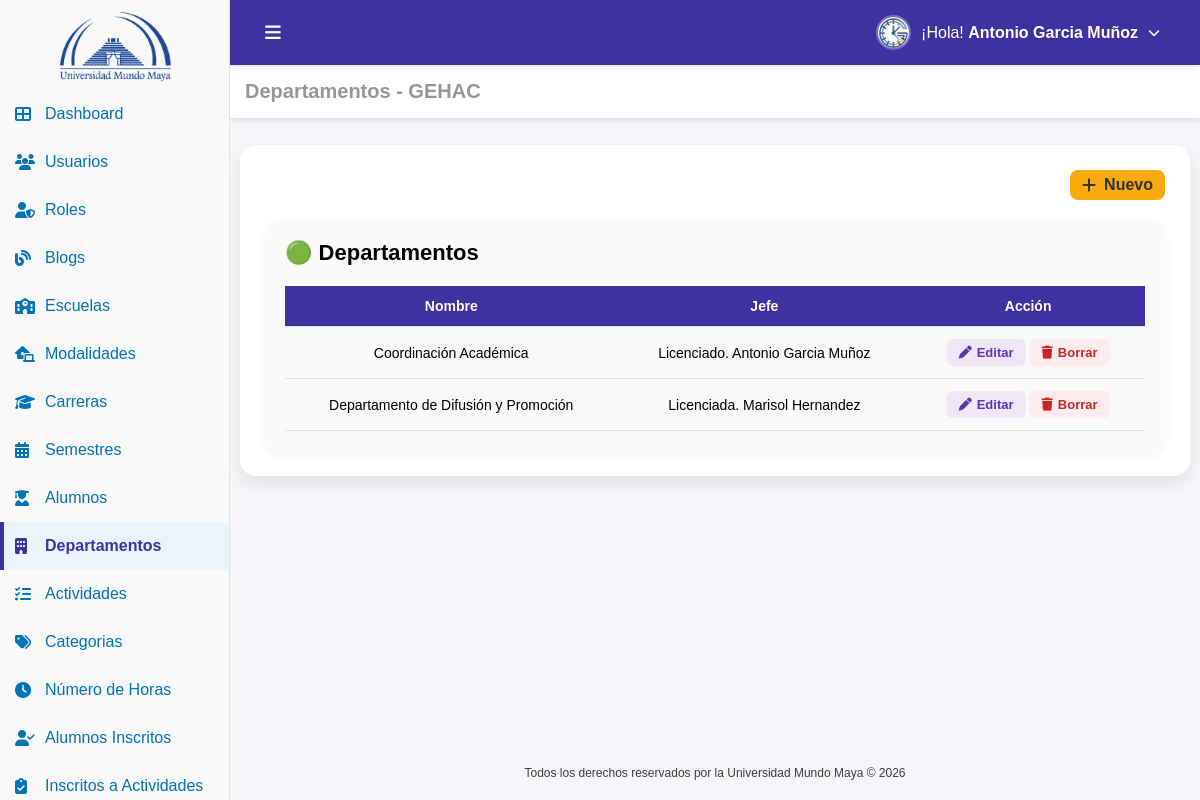
Screenshot of /departamentos.php (signed in) with the database file from the repository.
### tables this page shows
CREATE TABLE IF NOT EXISTS `usuario` (
  `id_usuario` int NOT NULL AUTO_INCREMENT,
  `nombre` varchar(100) NOT NULL,
  `nombre_s` varchar(100) DEFAULT NULL,
  `apellido_p` varchar(100) DEFAULT NULL,
  `apellido_m` varchar(100) DEFAULT NULL,
  `matricula` varchar(100) DEFAULT NULL,
  `estado` tinyint(1) NOT NULL DEFAULT '1',
  `correo` varchar(100) NOT NULL,
  `password` varchar(100) NOT NULL,
  `id_carrera` int DEFAULT NULL,
  `id_modalidad` int DEFAULT NULL,
  `id_rol` int DEFAULT NULL,
  `fecha_registro` datetime DEFAULT CURRENT_TIMESTAMP,
  PRIMARY KEY (`id_usuario`) USING BTREE,
  UNIQUE KEY `correo` (`correo`),
  KEY `fk_usuario_carrera` (`id_carrera`) USING BTREE,
  KEY `fk_usuario_modalidad` (`id_modalidad`) USING BTREE,
  KEY `fk_usuario_rol` (`id_rol`) USING BTREE,
  CONSTRAINT `fk_usuario_carrera` FOREIGN KEY (`id_carrera`) REFERENCES `carrera` (`id_carrera`),
  CONSTRAINT `fk_usuario_modalidad` FOREIGN KEY (`id_modalidad`) REFERENCES `modalidad` (`id_modalidad`),
  CONSTRAINT `fk_usuario_rol` FOREIGN KEY (`id_rol`) REFERENCES `rol` (`id_rol`)
);

CREATE TABLE IF NOT EXISTS `departamento` (
  `id_departamento` int NOT NULL AUTO_INCREMENT,
  `nombre` varchar(100) NOT NULL,
  `jefe` varchar(100) NOT NULL,
  `fecha_registro` datetime DEFAULT (now()),
  PRIMARY KEY (`id_departamento`)
);

### conf.php (called while the page is built, shortened)
<?php
function tiene_permiso($archivo_php, $accion = 'VER') {
    if (isset($_SESSION['permisos'][$archivo_php])) {
        return in_array($accion, $_SESSION['permisos'][$archivo_php]);
    }
    return false;
}

### auth.php (called while the page is built, shortened)
<?php
require_once('conf.php');
$id_usuario=$_SESSION['id_usuario'];
include('conexion.php');
$sql="
SELECT
u.nombre,
u.nombre_s,
u.apellido_p,
u.apellido_m,
u.correo,
u.id_rol,
u.id_carrera,
u.id_modalidad,
r.nombre AS rol
FROM usuario u
INNER JOIN rol r ON u.id_rol = r.id_rol
WHERE u.id_usuario=?
";
$stmt=$conn->prepare($sql);
$stmt->bind_param("i",$id_usuario);
$stmt->execute();
$result=$stmt->get_result();
if($result && $fila=$result->fetch_assoc()){
    $nombreCompleto=trim(
        $fila['nombre']." ".
        $fila['nombre_s']." ".
        $fila['apellido_p']." ".
        $fila['apellido_m']
    );
}else{
    $nombreCompleto="Usuario";
    $rol="Sin rol";
    $id_rol=0;
}
?>

### departamentos.php (the view, shortened to what this page needs)
<?php
include("auth.php");
include("conexion.php");
$sql = "SELECT a.id_departamento, a.nombre, a.jefe
        FROM departamento a
        ORDER BY a.id_departamento DESC";
$result = $conn->query($sql);
$departamentos = [];
if($result && $result->num_rows > 0) {
    while($fila = $result->fetch_assoc()) {
        $departamentos[] = $fila;
    }
}
?>
<!DOCTYPE html>
<html lang="es">
<head>
    <link rel="stylesheet" href="css/departamentos.css">
    <link href="https://cdn.jsdelivr.net/npm/remixicon@4.5.0/fonts/remixicon.css" rel="stylesheet"/>
    <link rel="stylesheet" href="https://cdnjs.cloudflare.com/ajax/libs/font-awesome/6.5.0/css/all.min.css">
</head>
<body>
    <div class="sidebar" id="sidebar">
        <a href="dashboard.php" class="logo-link">
            <div class="logo-container">
                <img src="img/uni_4.png" alt="Logo UMMA" class="logo">
            </div>
        </a>
        <ul>
            <li>
                <a href="dashboard.php" >
                    <i class="fas fa-th-large" ></i>
                    <span> Dashboard</span>
                </a>
            </li>
            <?php if (tiene_permiso('usuarios.php', 'VER')): ?>
            <li>
                <a href="usuarios.php" >
                    <i class="fas fa-users" ></i>
                    <span>Usuarios</span>
                </a>
            </li>
            <?php endif; ?>
            <?php if (tiene_permiso('roles.php', 'VER')): ?>
            <li>
                <a href="roles.php">
                    <i class="fas fa-user-shield" ></i>
                    <span>Roles</span>
                </a>
            </li>
            <?php endif; ?>
            <?php if (tiene_permiso('blogs.php', 'VER')): ?>
            <li>
                <a href="blogs.php"  >
                    <i class="fas fa-blog" ></i>
                    <span>Blogs</span>
                </a>
            </li>
            <?php endif; ?>
            <?php if (tiene_permiso('escuelas.php', 'VER')): ?>
            <li>
                <a href="escuelas.php" >
                    <i class="fas fa-school"></i>
                    <span>Escuelas</span>
                </a>
            </li>
            <?php endif; ?>
            <?php if (tiene_permiso('modalidades.php', 'VER')): ?>
            <li>
                <a href="modalidades.php" >
                    <i class="fas fa-laptop-house"  ></i>
                    <span>Modalidades</span>
                </a>
            </li>
            <?php endif; ?>
            <?php if (tiene_permiso('carreras.php', 'VER')): ?>
            <li>
                <a href="carreras.php" >
                    <i class="fas fa-graduation-cap" ></i>
                    <span>Carreras</span>
                </a>
            </li>
            <?php endif; ?>
            <?php if (tiene_permiso('semestres.php', 'VER')): ?>
            <li>
                <a href="semestres.php" >
                    <i class="fas fa-calendar-alt" ></i>
                    <span>Semestres</span>
                </a>
            </li>
            <?php endif; ?>
            <?php if (tiene_permiso('alumnos.php', 'VER')): ?>
            <li>
                <a href="alumnos.php" >
                    <i class="fas fa-user-graduate" ></i>
                    <span>Alumnos</span>
                </a>
            </li>
            <?php endif; ?>
            <?php if (tiene_permiso('departamentos.php', 'VER')): ?>
            <li>
                <a href="departamentos.php" class="active">
                    <i class="fas fa-building" style="color:#4031a1"></i>
                    <span>Departamentos</span>
                </a>
            </li>
            <?php endif; ?>
            <?php if (tiene_permiso('actividades.php', 'VER')): ?>
            <li>
                <a href="actividades.php">
                    <i class="fas fa-tasks"></i>
                    <span>Actividades</span>
                </a>
            </li>
            <?php endif; ?>
            <?php if (tiene_permiso('categorias.php', 'VER')): ?>
            <li>
                <a href="categorias.php">
                    <i class="fas fa-tags"></i>
                    <span>Categorias</span>
                </a>
            </li>
            <?php endif; ?>
            <?php if (tiene_permiso('horas.php', 'VER')): ?>
            <li>
                <a href="horas.php">
                    <i class="fas fa-clock"></i>
                    <span>Número de Horas</span>
                </a>
            </li>
            <?php endif; ?>
            <?php if (tiene_permiso('alumnos_inscritos.php', 'VER')): ?>
            <li>
                <a href="alumnos_inscritos.php">
                    <i class="fas fa-user-check"></i>
                    <span>Alumnos Inscritos</span>
                </a>
            </li>
            <?php endif; ?>
            <?php if (tiene_permiso('inscritos_actividades.php', 'VER')): ?>
            <li>
                <a href="inscritos_actividades.php">
                    <i class="fas fa-clipboard-check"></i>
                    <span>Inscritos a Actividades</span>
                </a>
            </li>
            <?php endif; ?>
        </ul>
    </div>
    <main class="contenido">
        <header class="top-header">
            <div class="header-left">
                <button id="toggle-btn">
                    <i class="fas fa-bars"></i>
                </button>
            </div>
            <div class="header-right">
                <ul>
                    <li class="submenu">
                        <a href="#" class="submenu-toggle">
                            <img src="img/gehac.png" alt="Usuario" class="menu-avatar">
                            <span>¡Hola! <strong> <?php echo $nombreCompleto; ?></strong></span>
                            <i class="fas fa-chevron-down submenu-arrow"></i>
                        </a>
                    </li>
                </ul>
            </div>
        </header>
        <section class="dashboard-section">
            <div class="header-title">
                <h3>Departamentos - GEHAC</h3>
            </div>
        </section>
        <section class="content-wrapper">
            <div class="card">
                <div class="products-header">
                    <?php if (tiene_permiso('departamentos.php', 'CREAR')): ?>
                        <a href="departamentos_crear.php" class="btn btn-primary">
                            <i class="fas fa-plus"></i>
                            <span>Nuevo</span>
                        </a>
                    <?php endif; ?>
                </div>
                <div class="estado-section">
                        <h2 class="estado-title title-proceso">
                            🟢 Departamentos
                        </h2>
                        <table id="tablaDepartamentos" class="estado-table">
                            <thead>
                                <tr>
                                    <th>Nombre</th>
                                    <th>Jefe</th>
                                    <th>Acción</th>
                                </tr>
                            </thead>
                            <tbody>
                                <?php if(!empty($departamentos)): ?>
                                    <?php foreach($departamentos as $row): ?>
                                        <tr>
                                            <td>
                                                <?= htmlspecialchars($row['nombre']) ?>
                                            </td>
                                            <td>
                                                <?= htmlspecialchars($row['jefe']) ?>
                                            </td>
                                            <td>
                                                <?php $id=(int)$row['id_departamento']; ?>
                                                    <?php if (tiene_permiso('departamentos.php', 'EDITAR')): ?>
                                                        <a href="departamentos_editar.php?id=<?= $id ?>" class="btn-edit">
                                                            <i class="fas fa-pen"></i>
                                                            <span>Editar</span>
                                                        </a>
                                                    <?php endif; ?>
                                                    <?php if (tiene_permiso('departamentos.php', 'BORRAR')): ?>
                                                        <a href="departamentos_borrar.php?id=<?= $id ?>"
                                                        class="btn-delete"
                                                        onclick="return confirm('¿Eliminar el Departamento: <?= htmlspecialchars($row['nombre']) ?>?')">
                                                            <i class="fas fa-trash"></i>
                                                            <span>Borrar</span>
                                                        </a>
                                                    <?php endif; ?>
                                            </td>
                                        </tr>
                                    <?php endforeach; ?>
                                <?php endif; ?>
                            </tbody>
                        </table>
                    </div>
            </div>
        </section>
        <footer class="footer">
            <p class="copy">Todos los derechos reservados por la Universidad Mundo Maya © 2026</p>
        </footer>
    </main>
</body>
</html>

### css/departamentos.css (style rules this page uses)
* { margin:0; padding:0; box-sizing:border-box; }
body { font-family:Arial,sans-serif; display:flex; min-height:100vh; background:#f4f6f9; }
.sidebar { width:230px; height:100vh; position:fixed; background:#f9f9f9; color:#0074b7; padding-top:5px; overflow-y:auto; overflow-x:hidden; border-right:1px solid #e0e0e0; transition:.3s; z-index:1001; }
.logo-container { display:flex; justify-content:center; align-items:center; padding:5px 2px; }
.logo { width:120px; max-width:100%; height:auto; object-fit:contain; transition:.3s; }
.logo-link { display:block; text-decoration:none; color:inherit; }
.sidebar ul { list-style:none; }
.sidebar ul li { position:relative; }
.sidebar ul li a { display:flex; align-items:center; padding:15px; text-decoration:none; color:#0074b7; transition:.2s; }
.sidebar ul li a i { min-width:20px; margin-right:10px; color:#0074b7; }
.sidebar ul li a.active { background:#eaf5fb; color:#4031a1; font-weight:600; }
.sidebar ul li a.active::before { content:""; position:absolute; left:0; top:0; width:4px; height:100%; background:#4031a1; }
.contenido { margin-left:230px; padding-top:145px; padding-left:10px; padding-right:10px; flex:1; display:flex; flex-direction:column; min-height:100vh; transition:.3s; }
.top-header { display:flex; justify-content:space-between; align-items:center; height:65px; padding:0 25px; background:#4031a1; position:fixed; top:0; left:230px; right:0; z-index:1000; box-shadow:0 2px 5px rgba(0,0,0,.1); }
#toggle-btn { display:flex; align-items:center; justify-content:center; padding:10px; background:none; border:none; color:white; font-size:18px; cursor:pointer; transition:.3s; }
.header-left { display:flex; align-items:center; }
.header-right ul { list-style:none; }
.submenu { position:relative; }
.submenu-toggle { display:flex; align-items:center; gap:10px; padding:10px 15px; color:white; text-decoration:none; border-radius:8px; transition:.3s; }
.submenu-arrow { font-size:12px; transition:.3s; }
.menu-avatar { width:35px; height:35px; border-radius:50%; object-fit:cover; border:2px solid rgba(255,255,255,.3); transition:.3s; }
.dashboard-section { background:white; padding:15px; position:fixed; top:65px; left:230px; right:0; z-index:999; box-shadow:0 2px 5px rgba(0,0,0,.1); }
.header-title h3 { color:#797777c5; font-size:20px; }
.footer { margin-top:auto; padding:20px 30px; background:#f4f6f9; color:rgba(57,57,57,.98); font-size:12px; text-align:center; position:relative; z-index:1; }
.card { background: #fff; border-radius: 16px; padding: 25px; margin-bottom: 30px; box-shadow: 0 8px 20px rgba(0,0,0,0.08); transition: transform 0.3s, box-shadow 0.3s; }
.card .products-header { display: flex; justify-content: flex-end; align-items: center; margin-bottom: 20px; }
.card .btn-primary { display: inline-flex; align-items: center; gap: 8px; padding: 6px 12px; background: #f9ab0e; color: #333; border-radius: 8px; font-weight: 600; text-decoration: none; transition: background 0.3s, transform 0.2s; }
.card .estado-section { background: #f9f9f9; padding: 20px; border-radius: 14px; box-shadow: 0 4px 12px rgba(0,0,0,0.05); overflow-x: auto; }
.card .estado-title { font-size: 22px; font-weight: 700; margin-bottom: 20px; }
.card .estado-table { width: 100%; border-collapse: collapse; table-layout: auto; font-size: 14px; }
.card .estado-table thead { background: #4031a1; color: #fff; }
.card .estado-table th, .card .estado-table td { padding: 12px 15px; text-align: center; border-bottom: 1px solid #e0e0e0; }
.card .btn-edit, .card .btn-delete { text-decoration: none; padding: 6px 12px; border-radius: 6px; font-size: 13px; font-weight: 600; display: inline-flex; align-items: center; gap: 5px; transition: background 0.2s, transform 0.2s; }
.card .btn-edit { background: #ede7f6; color: #5e35b1; }
.card .btn-delete { background: #ffebee; color: #c62828; }

### rows the page displays
usuario: nombreCompleto "Antonio Garcia Muñoz"
departamento: nombre "Coordinación Académica", jefe "Licenciado. Antonio Garcia Muñoz"
departamento: nombre "Departamento de Difusión y Promoción", jefe "Licenciada. Marisol Hernandez"
